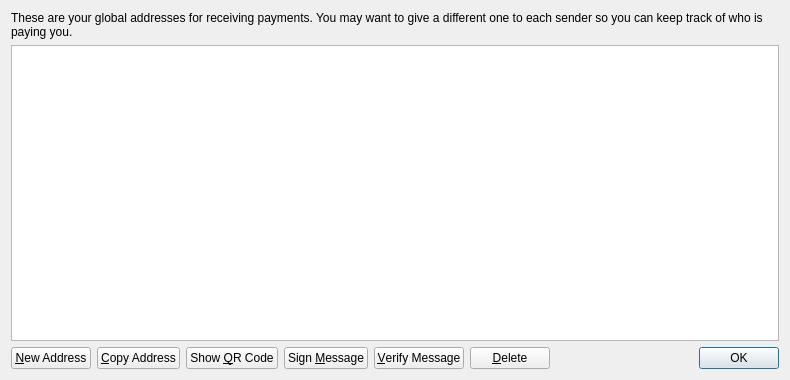
<?xml version="1.0" encoding="UTF-8"?>
<ui version="4.0">
 <class>AddressBookPage</class>
 <widget class="QWidget" name="AddressBookPage">
  <property name="geometry">
   <rect>
    <x>0</x>
    <y>0</y>
    <width>790</width>
    <height>380</height>
   </rect>
  </property>
  <property name="windowTitle">
   <string>Address Book</string>
  </property>
  <layout class="QVBoxLayout" name="verticalLayout">
   <item>
    <widget class="QLabel" name="labelExplanation">
     <property name="text">
      <string>These are your global addresses for receiving payments. You may want to give a different one to each sender so you can keep track of who is paying you.</string>
     </property>
     <property name="textFormat">
      <enum>Qt::PlainText</enum>
     </property>
     <property name="wordWrap">
      <bool>true</bool>
     </property>
    </widget>
   </item>
   <item>
    <widget class="QTableView" name="tableView">
     <property name="contextMenuPolicy">
      <enum>Qt::CustomContextMenu</enum>
     </property>
     <property name="toolTip">
      <string>Double-click to edit address or label</string>
     </property>
     <property name="tabKeyNavigation">
      <bool>false</bool>
     </property>
     <property name="alternatingRowColors">
      <bool>true</bool>
     </property>
     <property name="selectionMode">
      <enum>QAbstractItemView::SingleSelection</enum>
     </property>
     <property name="selectionBehavior">
      <enum>QAbstractItemView::SelectRows</enum>
     </property>
     <property name="sortingEnabled">
      <bool>true</bool>
     </property>
     <attribute name="verticalHeaderVisible">
      <bool>false</bool>
     </attribute>
    </widget>
   </item>
   <item>
    <layout class="QHBoxLayout" name="horizontalLayout">
     <item>
      <widget class="QPushButton" name="newAddressButton">
       <property name="toolTip">
        <string>Create a new address</string>
       </property>
       <property name="text">
        <string>&amp;New Address</string>
       </property>
       <property name="icon">
        <iconset resource="../bitcoin.qrc">
         <normaloff>:/icons/add</normaloff>:/icons/add</iconset>
       </property>
      </widget>
     </item>
     <item>
      <widget class="QPushButton" name="copyToClipboard">
       <property name="toolTip">
        <string>Copy the currently selected address to the system clipboard</string>
       </property>
       <property name="text">
        <string>&amp;Copy Address</string>
       </property>
       <property name="icon">
        <iconset resource="../bitcoin.qrc">
         <normaloff>:/icons/editcopy</normaloff>:/icons/editcopy</iconset>
       </property>
      </widget>
     </item>
     <item>
      <widget class="QPushButton" name="showQRCode">
       <property name="text">
        <string>Show &amp;QR Code</string>
       </property>
       <property name="icon">
        <iconset resource="../bitcoin.qrc">
         <normaloff>:/icons/qrcode</normaloff>:/icons/qrcode</iconset>
       </property>
      </widget>
     </item>
     <item>
      <widget class="QPushButton" name="signMessage">
       <property name="toolTip">
        <string>Sign a message to prove you own a global address</string>
       </property>
       <property name="text">
        <string>Sign &amp;Message</string>
       </property>
       <property name="icon">
        <iconset resource="../bitcoin.qrc">
         <normaloff>:/icons/edit</normaloff>:/icons/edit</iconset>
       </property>
      </widget>
     </item>
     <item>
      <widget class="QPushButton" name="verifyMessage">
       <property name="toolTip">
        <string>Verify a message to ensure it was signed with a specified global address</string>
       </property>
       <property name="text">
        <string>&amp;Verify Message</string>
       </property>
       <property name="icon">
        <iconset resource="../bitcoin.qrc">
         <normaloff>:/icons/transaction_0</normaloff>:/icons/transaction_0</iconset>
       </property>
      </widget>
     </item>
     <item>
      <widget class="QPushButton" name="deleteButton">
       <property name="toolTip">
        <string>Delete the currently selected address from the list</string>
       </property>
       <property name="text">
        <string>&amp;Delete</string>
       </property>
       <property name="icon">
        <iconset resource="../bitcoin.qrc">
         <normaloff>:/icons/remove</normaloff>:/icons/remove</iconset>
       </property>
      </widget>
     </item>
     <item>
      <spacer name="horizontalSpacer">
       <property name="orientation">
        <enum>Qt::Horizontal</enum>
       </property>
       <property name="sizeHint" stdset="0">
        <size>
         <width>40</width>
         <height>20</height>
        </size>
       </property>
      </spacer>
     </item>
     <item>
      <widget class="QDialogButtonBox" name="buttonBox">
       <property name="sizePolicy">
        <sizepolicy hsizetype="Maximum" vsizetype="Fixed">
         <horstretch>0</horstretch>
         <verstretch>0</verstretch>
        </sizepolicy>
       </property>
       <property name="standardButtons">
        <set>QDialogButtonBox::Ok</set>
       </property>
      </widget>
     </item>
    </layout>
   </item>
  </layout>
 </widget>
 <resources>
  <include location="../bitcoin.qrc"/>
 </resources>
 <connections/>
</ui>
